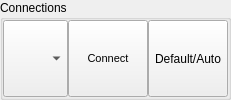
       <widget class="QGroupBox" name="groupBoxConnections">
        <property name="title">
         <string>Connections</string>
        </property>
        <layout class="QHBoxLayout" name="horizontalLayout_23">
         <property name="spacing">
          <number>0</number>
         </property>
         <property name="leftMargin">
          <number>0</number>
         </property>
         <property name="topMargin">
          <number>0</number>
         </property>
         <property name="rightMargin">
          <number>0</number>
         </property>
         <property name="bottomMargin">
          <number>0</number>
         </property>
         <item>
          <widget class="QComboBox" name="comboBoxTCPConnections">
           <property name="sizePolicy">
            <sizepolicy hsizetype="Minimum" vsizetype="Preferred">
             <horstretch>0</horstretch>
             <verstretch>0</verstretch>
            </sizepolicy>
           </property>
           <property name="maximumSize">
            <size>
             <width>16777215</width>
             <height>16777215</height>
            </size>
           </property>
           <property name="font">
            <font>
             <pointsize>7</pointsize>
            </font>
           </property>
           <property name="toolTip">
            <string>&lt;html&gt;&lt;head/&gt;&lt;body&gt;&lt;p&gt;Select application to connect to&lt;/p&gt;&lt;/body&gt;&lt;/html&gt;</string>
           </property>
           <property name="insertPolicy">
            <enum>QComboBox::InsertAlphabetically</enum>
           </property>
           <property name="sizeAdjustPolicy">
            <enum>QComboBox::AdjustToContents</enum>
           </property>
          </widget>
         </item>
         <item>
          <widget class="QPushButton" name="pushButtonConnectTCP">
           <property name="sizePolicy">
            <sizepolicy hsizetype="Preferred" vsizetype="Preferred">
             <horstretch>0</horstretch>
             <verstretch>0</verstretch>
            </sizepolicy>
           </property>
           <property name="maximumSize">
            <size>
             <width>16777215</width>
             <height>16777215</height>
            </size>
           </property>
           <property name="font">
            <font>
             <pointsize>8</pointsize>
            </font>
           </property>
           <property name="toolTip">
            <string>&lt;html&gt;&lt;head/&gt;&lt;body&gt;&lt;p&gt;Connects to selected connection&lt;/p&gt;&lt;/body&gt;&lt;/html&gt;</string>
           </property>
           <property name="text">
            <string>Connect</string>
           </property>
          </widget>
         </item>
         <item>
          <widget class="QPushButton" name="pushButtonSetDefaultRMI">
           <property name="sizePolicy">
            <sizepolicy hsizetype="Preferred" vsizetype="Preferred">
             <horstretch>0</horstretch>
             <verstretch>0</verstretch>
            </sizepolicy>
           </property>
           <property name="maximumSize">
            <size>
             <width>16777215</width>
             <height>16777215</height>
            </size>
           </property>
           <property name="toolTip">
            <string>&lt;html&gt;&lt;head/&gt;&lt;body&gt;&lt;p&gt;Sets default connection for Auto Connect on Application Start&lt;/p&gt;&lt;/body&gt;&lt;/html&gt;</string>
           </property>
           <property name="text">
            <string>Default/Auto</string>
           </property>
          </widget>
         </item>
        </layout>
       </widget>
